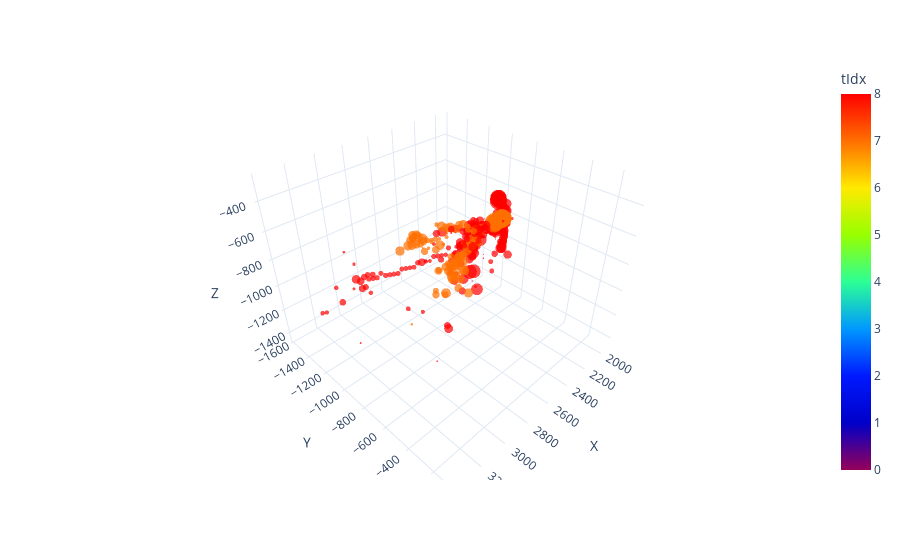

The cell this chart's notebook holds for it:
### Code cell
import pandas as pd
import plotly.express as px
from src.logger.plotting_tools import shuffle_truth_colors
from src.layers.inference_oc import clustering_obtain_labels

mask = (g.ndata['particle_number']==8)+(g.ndata['particle_number']==7)
tidx =  g.ndata['particle_number'][mask].view(-1,1) #1*(labels_clustering[mask].view(-1,1))  #1*(g.ndata['particle_number'][mask].view(-1,1)) #1*(labels_hdb[mask].view(-1,1))  # 1*(labels_clustering[mask].view(-1,1)) 
#tidx =    1*(g.ndata['hit_link_modified'][mask].view(-1,1))+1
features =  torch.sigmoid(g.ndata['beta'][mask].view(-1,1)) #+g.ndata['h'][:,-1][mask].view(-1,1)/20 #20*g.ndata['e_hits'][mask].view(-1,1)+g.ndata['h'][:,-1][mask].view(-1,1)/20
cellid= g.ndata['particle_number'][mask].view(-1,1)
chi_squared_tracks= g.ndata['chi_squared_tracks'][mask].view(-1,1)
X = g.ndata["pos_hits_xyz"][mask] #[mask]
data = {
            "X":X[:, 0].view(-1, 1).detach().cpu().numpy(),
            "Y": X[:, 1].view(-1, 1).detach().cpu().numpy(),
            "Z": X[:, 2].view(-1, 1).detach().cpu().numpy(),
            "tIdx": tidx.view(-1, 1).detach().cpu().numpy(),
            "features": features.view(-1, 1).detach().cpu().numpy(),
            "cellid":cellid.view(-1, 1).detach().cpu().numpy(),
            "chi_squared_tracks": chi_squared_tracks.view(-1, 1).detach().cpu().numpy(),
        }
hoverdict = {}
# if hoverfeat is not None:
#     for j in range(hoverfeat.shape[1]):
#         hoverdict["f_" + str(j)] = hoverfeat[:, j : j + 1]
#     data.update(hoverdict)

# if nidx is not None:
#     data.update({"av_same": av_same})

df = pd.DataFrame(
np.concatenate([data[k] for k in data], axis=1),
columns=[k for k in data],
)
rdst = np.random.RandomState(1234567890)  # all the same
# shuffle_truth_colors(df, "tIdx", rdst)

hover_data = ["tIdx", "cellid", "chi_squared_tracks"] #+ [k for k in hoverdict.keys()]
# if nidx is not None:
#     hover_data.append("av_same")
fig = px.scatter_3d(
df,
x="X",
y="Y",
z="Z",
color="tIdx",
size="features",
hover_data=hover_data,
template="plotly_white",
range_color=[0,8],
color_continuous_scale=px.colors.sequential.Rainbow,
)
fig.update_traces(marker=dict(line=dict(width=0)))

### Figure 1 — Plotly figure (JSON) as saved in the notebook; plotly's stock layout.template omitted (floating-point values rounded to 4 significant figures; data arrays with more than 128 entries replaced by an {"elided": "..."} marker saying what was removed)
{"data": [{"customdata": {"elided": "983x3 float values"}, "hovertemplate": "X=%{x}<br>Y=%{y}<br>Z=%{z}<br>features=%{marker.size}<br>tIdx=%{marker.color}<br>cellid=%{customdata[1]}<br>chi_squared_tracks=%{customdata[2]}<extra></extra>", "legendgroup": "", "marker": {"color": {"elided": "983 int values"}, "coloraxis": "coloraxis", "line": {"width": 0}, "size": {"elided": "983 float values"}, "sizemode": "area", "sizeref": 0.001113, "symbol": "circle"}, "mode": "markers", "name": "", "scene": "scene", "showlegend": false, "type": "scatter3d", "x": {"elided": "983 float values"}, "y": {"elided": "983 float values"}, "z": {"elided": "983 float values"}}], "layout": {"coloraxis": {"cmax": 8, "cmin": 0, "colorbar": {"title": {"text": "tIdx"}}, "colorscale": [[0, "rgb(150,0,90)"], [0.125, "rgb(0,0,200)"], [0.25, "rgb(0,25,255)"], [0.375, "rgb(0,152,255)"], [0.5, "rgb(44,255,150)"], [0.625, "rgb(151,255,0)"], [0.75, "rgb(255,234,0)"], [0.875, "rgb(255,111,0)"], [1, "rgb(255,0,0)"]]}, "legend": {"itemsizing": "constant", "tracegroupgap": 0}, "margin": {"t": 60}, "scene": {"domain": {"x": [0, 1], "y": [0, 1]}, "xaxis": {"title": {"text": "X"}}, "yaxis": {"title": {"text": "Y"}}, "zaxis": {"title": {"text": "Z"}}}}}
